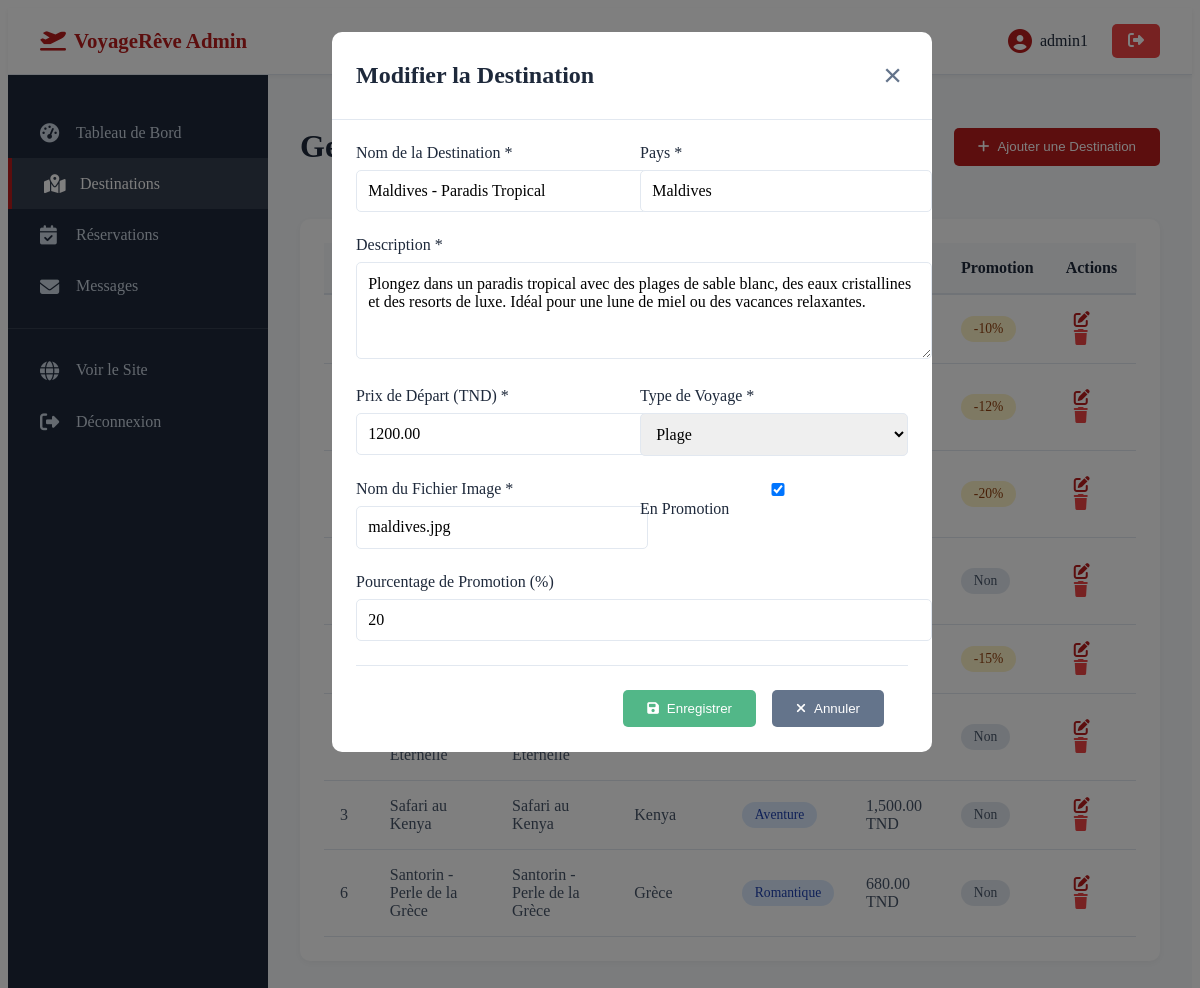
/admin/admin_destinations.php?action=edit&id=2 (signed in), run on the app's committed database.
### tables this page shows
CREATE TABLE IF NOT EXISTS destinations (
    id INT AUTO_INCREMENT PRIMARY KEY,
    nom VARCHAR(255) NOT NULL,
    pays VARCHAR(100) NOT NULL,
    description TEXT NOT NULL,
    prix_depart DECIMAL(10, 2) NOT NULL,
    type_voyage ENUM('famille', 'romantique', 'aventure', 'plage', 'culture') NOT NULL,
    image VARCHAR(255) NOT NULL,
    promotion BOOLEAN DEFAULT FALSE,
    pourcentage_promo INT DEFAULT 0,
    date_creation TIMESTAMP DEFAULT CURRENT_TIMESTAMP
);

### admin/admin_destinations.php (the view, shortened to what this page needs)
<?php
$conn = getConnection();
$sql = "SELECT * FROM destinations ORDER BY nom ASC";
$destinations = $conn->query($sql);
$edit_destination = null;
if (isset($_GET['action']) && $_GET['action'] == 'edit' && isset($_GET['id'])) {
    $id = (int)$_GET['id'];
    $sql = "SELECT * FROM destinations WHERE id = $id";
    $result = $conn->query($sql);
    if ($result->num_rows > 0) {
        $edit_destination = $result->fetch_assoc();
    }
}
?>
<!DOCTYPE html>
<html lang="fr">
<head>
    <link rel="stylesheet" href="../css/admin.css">
    <link rel="stylesheet" href="https://cdnjs.cloudflare.com/ajax/libs/font-awesome/6.4.0/css/all.min.css">
</head>
<body>
    <?php include 'admin_header.php'; ?>
    <div class="admin-container">
        <?php include 'admin_sidebar.php'; ?>
        <main class="admin-content">
            <div class="page-header">
                <h1>Gestion des Destinations</h1>
                <button onclick="showAddForm()" class="btn btn-primary">
                    <i class="fas fa-plus"></i> Ajouter une Destination
                </button>
            </div>
            <div id="destinationForm" class="form-modal" style="<?php echo $edit_destination ? 'display: block;' : 'display: none;'; ?>">
                <div class="form-modal-content">
                    <div class="form-header">
                        <h2><?php echo $edit_destination ? 'Modifier la Destination' : 'Ajouter une Destination'; ?></h2>
                        <button onclick="hideForm()" class="close-btn">&times;</button>
                    </div>
                    <form method="POST" action="admin_destinations.php" class="admin-form">
                        <div class="form-row">
                            <div class="form-group">
                                <label for="nom">Nom de la Destination *</label>
                                <input type="text" id="nom" name="nom" required value="<?php echo $edit_destination ? htmlspecialchars($edit_destination['nom']) : ''; ?>">
                            </div>
                            <div class="form-group">
                                <label for="pays">Pays *</label>
                                <input type="text" id="pays" name="pays" required value="<?php echo $edit_destination ? htmlspecialchars($edit_destination['pays']) : ''; ?>">
                            </div>
                        </div>
                        <div class="form-group">
                            <label for="description">Description *</label>
                            <textarea id="description" name="description" rows="4" required><?php echo $edit_destination ? htmlspecialchars($edit_destination['description']) : ''; ?></textarea>
                        </div>
                        <div class="form-row">
                            <div class="form-group">
                                <label for="prix_depart">Prix de Départ (TND) *</label>
                                <input type="number" id="prix_depart" name="prix_depart" step="0.01" required value="<?php echo $edit_destination ? $edit_destination['prix_depart'] : ''; ?>">
                            </div>
                            <div class="form-group">
                                <label for="type_voyage">Type de Voyage *</label>
                                <select id="type_voyage" name="type_voyage" required>
                                    <option value="plage" <?php echo ($edit_destination && $edit_destination['type_voyage'] == 'plage') ? 'selected' : ''; ?>>Plage</option>
                                </select>
                            </div>
                        </div>
                        <div class="form-row">
                            <div class="form-group">
                                <label for="image">Nom du Fichier Image *</label>
                                <input type="text" id="image" name="image" required placeholder="exemple: paris.jpg" value="<?php echo $edit_destination ? htmlspecialchars($edit_destination['image']) : ''; ?>">
                            </div>
                            <div class="form-group">
                                <label>
                                    <input type="checkbox" name="promotion" value="1" <?php echo ($edit_destination && $edit_destination['promotion']) ? 'checked' : ''; ?>>
                                    En Promotion
                                </label>
                            </div>
                        </div>
                        <div class="form-group">
                            <label for="pourcentage_promo">Pourcentage de Promotion (%)</label>
                            <input type="number" id="pourcentage_promo" name="pourcentage_promo" min="0" max="100" value="<?php echo $edit_destination ? $edit_destination['pourcentage_promo'] : '0'; ?>">
                        </div>
                        <div class="form-actions">
                            <button type="submit" class="btn btn-success">
                                <i class="fas fa-save"></i> Enregistrer
                            </button>
                            <button type="button" onclick="hideForm()" class="btn btn-secondary">
                                <i class="fas fa-times"></i> Annuler
                            </button>
                        </div>
                    </form>
                </div>
            </div>
            <div class="table-container">
                <table class="data-table">
                    <thead>
                        <tr>
                            <th>ID</th>
                            <th>Image</th>
                            <th>Nom</th>
                            <th>Pays</th>
                            <th>Type</th>
                            <th>Prix</th>
                            <th>Promotion</th>
                            <th>Actions</th>
                        </tr>
                    </thead>
                    <tbody>
                        <?php while($dest = $destinations->fetch_assoc()): ?>
                        <tr>
                            <td><?php echo $dest['id']; ?></td>
                            <td>
                                <?php echo htmlspecialchars($dest['nom']); ?>
                            </td>
                            <td><?php echo htmlspecialchars($dest['nom']); ?></td>
                            <td><?php echo htmlspecialchars($dest['pays']); ?></td>
                            <td><span class="badge badge-info"><?php echo ucfirst($dest['type_voyage']); ?></span></td>
                            <td><?php echo number_format($dest['prix_depart'], 2); ?> TND</td>
                            <td>
                                <?php if ($dest['promotion']): ?>
                                    <span class="badge badge-warning">-<?php echo $dest['pourcentage_promo']; ?>%</span>
                                <?php else: ?>
                                    <span class="badge badge-secondary">Non</span>
                                <?php endif; ?>
                            </td>
                            <td>
                                <a href="admin_destinations.php?action=edit&id=<?php echo $dest['id']; ?>" class="btn-icon btn-edit" title="Modifier">
                                    <i class="fas fa-edit"></i>
                                </a>
                                <a href="admin_destinations.php?action=delete&id=<?php echo $dest['id']; ?>" class="btn-icon btn-delete" title="Supprimer" onclick="return confirm('Êtes-vous sûr de vouloir supprimer cette destination ?');">
                                    <i class="fas fa-trash"></i>
                                </a>
                            </td>
                        </tr>
                        <?php endwhile; ?>
                    </tbody>
                </table>
            </div>
        </main>
    </div>
</body>
</html>

### css/admin.css (style rules this page uses)
:root { --admin-primary: #B91C1C; --admin-secondary: #F87171; --admin-success: #52B788; --admin-warning: #f59e0b; --admin-danger: #ef4444; --admin-dark: #1e293b; --admin-light: #f8fafc; --admin-border: #e2e8f0; }
.admin-container { display: flex; min-height: calc(100vh - 70px); }
.admin-content { flex: 1; padding: 2rem; background: var(--admin-light); }
.page-header { display: flex; justify-content: space-between; align-items: center; margin-bottom: 2rem; }
.page-header h1 { color: var(--admin-dark); font-size: 2rem; }
.table-container { background: white; padding: 1.5rem; border-radius: 10px; box-shadow: 0 2px 8px rgba(0, 0, 0, 0.05); overflow-x: auto; }
.data-table { width: 100%; border-collapse: collapse; }
.data-table thead { background: var(--admin-light); }
.data-table th { padding: 1rem; text-align: left; font-weight: 600; color: var(--admin-dark); border-bottom: 2px solid var(--admin-border); }
.data-table td { padding: 1rem; border-bottom: 1px solid var(--admin-border); color: #475569; }
.badge { display: inline-block; padding: 0.3rem 0.8rem; border-radius: 20px; font-size: 0.85rem; font-weight: 500; }
.badge-warning { background: #fef3c7; color: #92400e; }
.badge-info { background: #dbeafe; color: #1e40af; }
.badge-secondary { background: #e2e8f0; color: #475569; }
.btn { padding: 0.7rem 1.5rem; border: none; border-radius: 5px; font-weight: 500; cursor: pointer; text-decoration: none; display: inline-flex; align-items: center; gap: 0.5rem; transition: opacity 0.3s ease; }
.btn-primary { background: var(--admin-primary); color: white; }
.btn-success { background: var(--admin-success); color: white; }
.btn-secondary { background: #64748b; color: white; }
.btn-icon { padding: 0.5rem; border: none; background: none; cursor: pointer; font-size: 1rem; border-radius: 5px; transition: background-color 0.3s ease; }
.btn-edit { color: var(--admin-primary); }
.btn-delete { color: var(--admin-danger); }
.form-modal { position: fixed; top: 0; left: 0; width: 100%; height: 100%; background: rgba(0, 0, 0, 0.5); display: flex; align-items: center; justify-content: center; z-index: 1000; overflow-y: auto; padding: 2rem; }
.form-modal-content { background: white; border-radius: 10px; width: 100%; max-width: 600px; max-height: 90vh; overflow-y: auto; margin: auto; }
.form-header { display: flex; justify-content: space-between; align-items: center; padding: 1.5rem; border-bottom: 1px solid var(--admin-border); }
.form-header h2 { color: var(--admin-dark); margin: 0; }
.close-btn { background: none; border: none; font-size: 2rem; color: #64748b; cursor: pointer; text-decoration: none; }
.admin-form { padding: 1.5rem; }
.form-row { display: grid; grid-template-columns: 1fr 1fr; gap: 1rem; }
.form-group { margin-bottom: 1.5rem; }
.form-group label { display: block; margin-bottom: 0.5rem; color: var(--admin-dark); font-weight: 500; }
.form-group input, .form-group select, .form-group textarea { width: 100%; padding: 0.7rem; border: 1px solid var(--admin-border); border-radius: 5px; font-family: inherit; font-size: 1rem; }
.form-actions { padding: 1.5rem; border-top: 1px solid var(--admin-border); display: flex; gap: 1rem; justify-content: flex-end; }

### data on the page
destinations: nom "Maldives - Paradis Tropical", pays "Maldives", description "Plongez dans un paradis tropical avec des plages de sable blanc, des eaux cristallines et des resorts de luxe. Idéal pour une lune de miel ou des vacances relaxantes.", prix_depart "1200.00", type_voyage "Plage", image "maldives.jpg", promotion "☑", pourcentage_promo "20"
destinations: pourcentage_promo "10"
destinations: pourcentage_promo "12"
destinations: promotion "Non"
destinations: pourcentage_promo "15"
destinations: promotion "Non"
destinations: id "3", nom "Safari au Kenya", pays "Kenya", type_voyage "Aventure", prix_depart "1,500.00", promotion "Non"
destinations: id "6", nom "Santorin - Perle de la Grèce", pays "Grèce", type_voyage "Romantique", prix_depart "680.00", promotion "Non"

### other printed values
$_SESSION['name'] "admin1"
